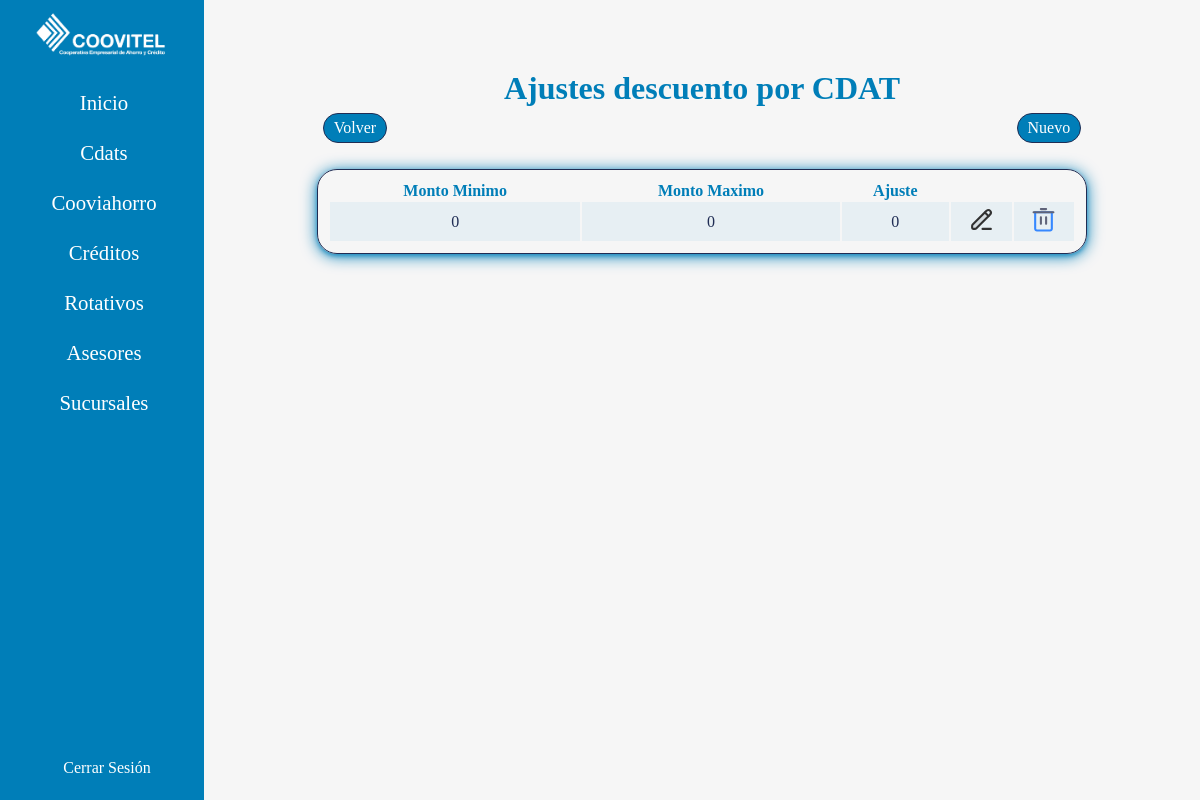
/ajustes/ajustescdat (signed in), run on the app's committed database.
### descuentos_Credito/models.py (models this page shows)
class AjustesCDAT(models.Model):
    montoMin = models.CharField(max_length=300)
    montoMax = models.CharField(max_length=300)
    ajuste = models.IntegerField()

### descuentos_Credito/views.py (the view)
# urls.py: path("ajustes/ajustescdat", views.ajustesCDAT, name="ajustecdat"),
@login_required
def ajustesCDAT(request):
    ajustes = AjustesCDAT.objects.all()
    return render(request, 'creditos/ajustes/cdat/ajustescdat.html', {'ajustes': ajustes})

### controls/templates/creditos/ajustes/cdat/ajustescdat.html (shortened to what this page needs)
{% extends 'base.html' %}
{% load humanize %}
{% block content %}
    <div class="types">
        <h1 class="title-type">Ajustes descuento por CDAT</h1>
        <div class="buttons">
            <a class="bts" href="{% url 'creditos' %}">Volver</a>
            <a class="bts" href="{% url 'createajustecdat' %}">Nuevo</a>
        </div>
        <table>
            <tr>
                <th>Monto Minimo</th>
                <th>Monto Maximo</th>
                <th>Ajuste</th>
                <th></th>
                <th></th>
            </tr>
            {% for ajuste in ajustes%}
                <tr>
                    <td>{{ajuste.montoMin}}</td>
                    <td>{{ajuste.montoMax}}</td>
                    <td>{{ajuste.ajuste}}</td>
                    <td>
                        <a href="{% url 'updateajustecdat' ajuste.id %}">
                        </a>
                    </td>
                    <td>
                        <a onclick="return confirm('Esta seguro de eliminar este a Ajuste de CDAT?')" href="{% url 'deleteajustecdat' ajuste.id%}">
                        </a>
                    </td>
                </tr>
            {% endfor %}
        </table>
    </div>
{% endblock %}

### account/static/css/style.css (style rules this page uses)
:root { --backColor: #fdfdfd; --colorWhite: #fff; --colorLinks: #007eb8; --colorOne: #202d54; --colorTwo: #2c3870; --colorThree: #2d2e83; --colorFour: #007eb8; }
* { margin: 0; padding: 0; box-sizing: border-box; }
html { height: 100%; height: 100vh; font-family:Georgia, 'Times New Roman', Times, serif; color: var(--colorFour); }
body { height: auto; min-height: 100%; min-height: 100vh; overflow-y: scroll; background-color: var(--backColor); display: grid; grid-template-areas: "aside main main"; grid-template-columns: 17vw 1fr; grid-template-rows: 1fr auto; }
a { text-decoration: none; }

### controls/static/css/style2.css (style rules this page uses)
:root { --backColor: #fdfdfd; --colorWhite: #fff; --colorLinks: #007eb8; --colorOne: #202d54; --colorTwo: #2c3870; --colorThree: #2d2e83; --colorFour: #007eb8; }
.types { width: 100%; display: flex; flex-direction: column; justify-content: center; align-items: center; }
.title-type { color: var(--colorFour); }
.buttons { width: 90%; display: flex; flex-direction: row; justify-content: space-between; align-items: center; padding: 6px; }
.bts { background-color: #007eb8; border: 1px solid var(--colorOne); border-radius: 20px; padding: 5px 10px; color: #fff; transition: all .3s ease; }
td { color: #202d54; padding: 5px 0px; }
tr:nth-child(2n) { background-color: #007eb810; }
.image { transition: all .3s ease-in-out; }

### controls/static/css/options.css (style rules this page uses)
:root { --backColor: #fdfdfd; --colorWhite: #fff; --colorLinks: #007eb8; --colorOne: #202d54; --colorTwo: #2c3870; --colorThree: #2d2e83; --colorFour: #007eb8; }

### asesores/static/css/asesores.css (style rules this page uses)
.types { width: 100%; height: max-content; display: flex; flex-direction: column; }
.title-type { color: var(--colorFour); }
td { color: #202d54; padding: 5px 0px; }
tr:nth-child(2n) { background-color: #007eb810; }
.image { transition: all .3s ease-in-out; }

### asesores/static/css/paginator.css (style rules this page uses)
:root { --backColor: #fdfdfd; --colorWhite: #fff; --colorLinks: #007eb8; --colorOne: #202d54; --colorTwo: #2c3870; --colorTwoLow: #2c387028; --colorThree: #2d2e83; --colorFour: #007eb8; }
a { text-decoration: none; color: var(--colorWhite); }

### data on the page
AjustesCDAT: montoMin "0", montoMax "0", ajuste "0"
